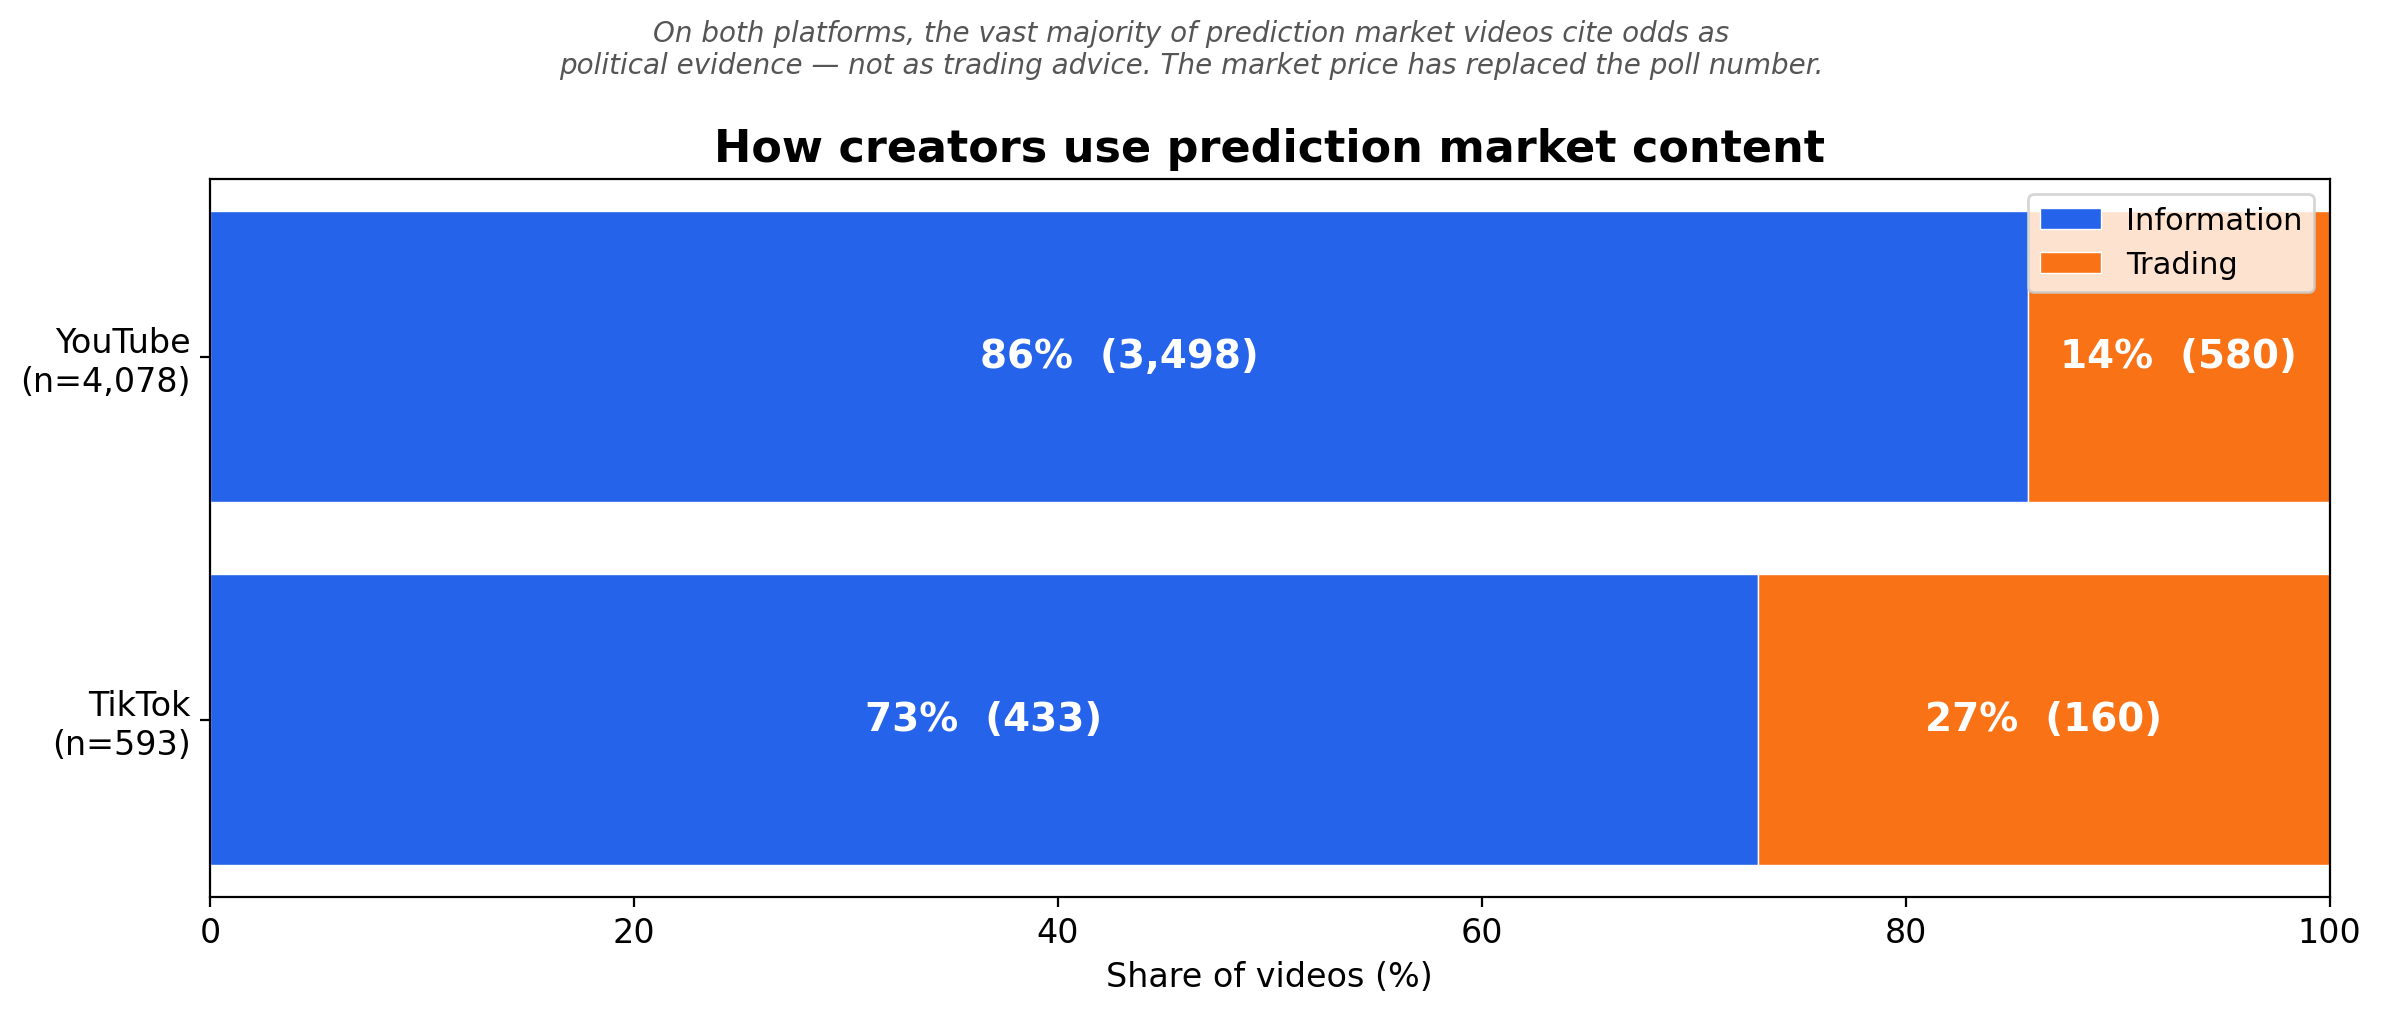

The script that saved this image:
"""
Replication script for: How creators use prediction market content

Generates a horizontal stacked bar chart showing the Information vs Trading
split for TikTok and YouTube prediction market videos.

Data sources:
  tiktok/data/info_vs_trading_progress.json
  youtube/data/info_vs_trading_progress.json

Output: how_creators_use_prediction_market_content.png (in this folder)

Usage:
    python replication/how_creators_use_prediction_market_content/how_creators_use_prediction_market_content.py
"""

import json
import sys
from collections import Counter
from pathlib import Path

import matplotlib
matplotlib.use("Agg")
import matplotlib.pyplot as plt

SCRIPT_DIR = Path(__file__).resolve().parent
ROOT = SCRIPT_DIR.parent.parent
OUTPUT_DIR = SCRIPT_DIR

TT_INFO = ROOT / "tiktok" / "data" / "info_vs_trading_progress.json"
YT_INFO = ROOT / "youtube" / "data" / "info_vs_trading_progress.json"


def main():
    if not TT_INFO.exists() or not YT_INFO.exists():
        print("ERROR: info_vs_trading_progress.json not found for one or both platforms.")
        sys.exit(1)

    tt_counts = Counter(json.load(open(TT_INFO, encoding="utf-8")).values())
    yt_counts = Counter(json.load(open(YT_INFO, encoding="utf-8")).values())

    tt_info = tt_counts.get("INFORMATION", 0)
    tt_trade = tt_counts.get("TRADING", 0)
    tt_total = tt_info + tt_trade

    yt_info = yt_counts.get("INFORMATION", 0)
    yt_trade = yt_counts.get("TRADING", 0)
    yt_total = yt_info + yt_trade

    print(f"TikTok:  INFORMATION={tt_info}, TRADING={tt_trade}, total={tt_total}")
    print(f"YouTube: INFORMATION={yt_info}, TRADING={yt_trade}, total={yt_total}")

    tt_info_pct = tt_info / tt_total * 100
    tt_trade_pct = tt_trade / tt_total * 100
    yt_info_pct = yt_info / yt_total * 100
    yt_trade_pct = yt_trade / yt_total * 100

    platforms = [f"TikTok\n(n={tt_total:,})", f"YouTube\n(n={yt_total:,})"]
    info_pcts = [tt_info_pct, yt_info_pct]
    trade_pcts = [tt_trade_pct, yt_trade_pct]
    info_counts = [tt_info, yt_info]
    trade_counts = [tt_trade, yt_trade]

    fig, ax = plt.subplots(figsize=(12, 5))

    bars_info = ax.barh(platforms, info_pcts, color="#2563EB", edgecolor="white", linewidth=0.5,
                        label="Information")
    bars_trade = ax.barh(platforms, trade_pcts, left=info_pcts, color="#F97316", edgecolor="white",
                         linewidth=0.5, label="Trading")

    # Labels on information bars
    for bar, pct, count in zip(bars_info, info_pcts, info_counts):
        ax.text(bar.get_width() / 2, bar.get_y() + bar.get_height() / 2,
                f"{pct:.0f}%  ({count:,})", ha="center", va="center",
                fontsize=14, fontweight="bold", color="white")

    # Labels on trading bars
    for bar, pct, count, left in zip(bars_trade, trade_pcts, trade_counts, info_pcts):
        ax.text(left + pct / 2, bar.get_y() + bar.get_height() / 2,
                f"{pct:.0f}%  ({count:,})", ha="center", va="center",
                fontsize=14, fontweight="bold", color="white")

    ax.set_xlim(0, 100)
    ax.set_xlabel("Share of videos (%)", fontsize=12)
    ax.set_title("How creators use prediction market content", fontsize=16, fontweight="bold")
    ax.legend(fontsize=11, loc="upper right")

    # Subtitle
    fig.text(0.5, 0.95,
             "On both platforms, the vast majority of prediction market videos cite odds as\n"
             "political evidence — not as trading advice. The market price has replaced the poll number.",
             ha="center", va="bottom", fontsize=10, style="italic", color="#555555")

    ax.tick_params(labelsize=12)
    plt.tight_layout(rect=[0, 0, 1, 0.93])

    outpath = OUTPUT_DIR / "how_creators_use_prediction_market_content.png"
    fig.savefig(outpath, dpi=200, bbox_inches="tight")
    plt.close(fig)
    print(f"Saved {outpath}")


if __name__ == "__main__":
    main()
